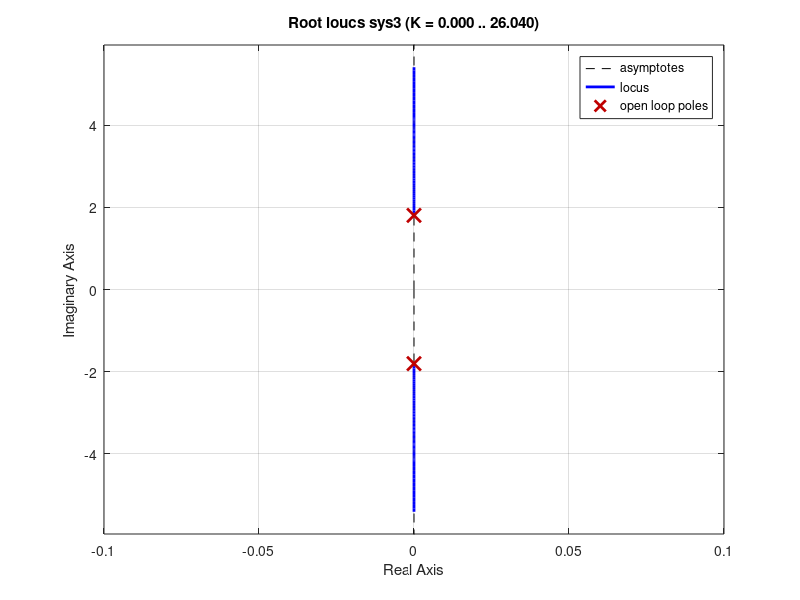

Source code (MATLAB):
z=tf('z',0.1)

sys=(z+1)/(z^2-2.255*z+1)

rlocus(sys)

sys2=(z-1)/(z^2-0.175*z-1.08)

rlocus(sys2)

sys3=(1)/(z^2+3.255)

rlocus(sys3)



